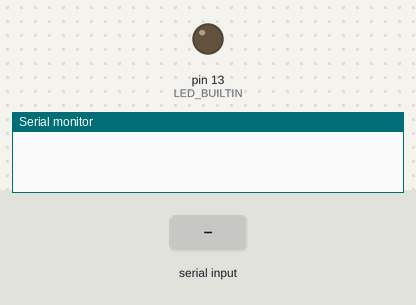
Simulated run of this sketch. Board: Arduino Uno, built with avr-gcc and run on an emulated ATmega328P. On the bench: output pins drawn as LEDs (lit = HIGH), the last lines printed to the serial monitor. The test bench sets the inputs (shaded band).

Above: at 1.2 s.
1.3 s: "on" received over Serial
At 2.7 s:
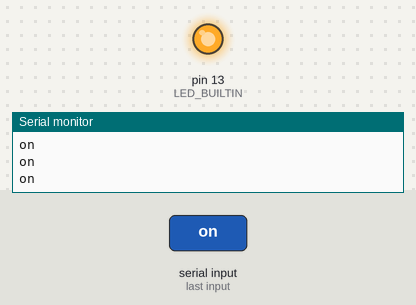
3.8 s: "off" received over Serial
At 5.8 s:
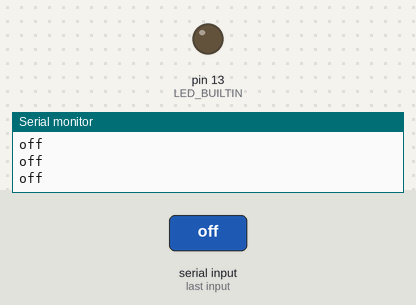
Timing chart, 0 to 7.3 s (numbered marks = the images above; inputs shaded):
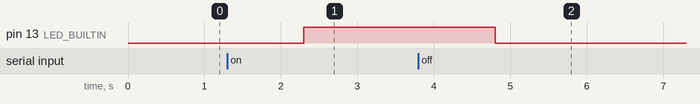

The sketch:

serial.ino
```cpp
// C++ code
//
String My="";
void setup()
{
  pinMode(LED_BUILTIN, OUTPUT);
  Serial.begin(9600);
}

void loop()
{
  if(Serial.available()>0)
  {
    My=Serial.readString();}
  if(My=="on")
    digitalWrite(13,HIGH);
  else if (My=="off")
    digitalWrite(13,LOW);
  Serial.println(My);

}
```

Measured:
- after the input at 1.3 s, pin 13 (LED_BUILTIN): LOW → HIGH after 1.0 s
- after the input at 3.8 s, pin 13 (LED_BUILTIN): HIGH → LOW after 1.0 s
